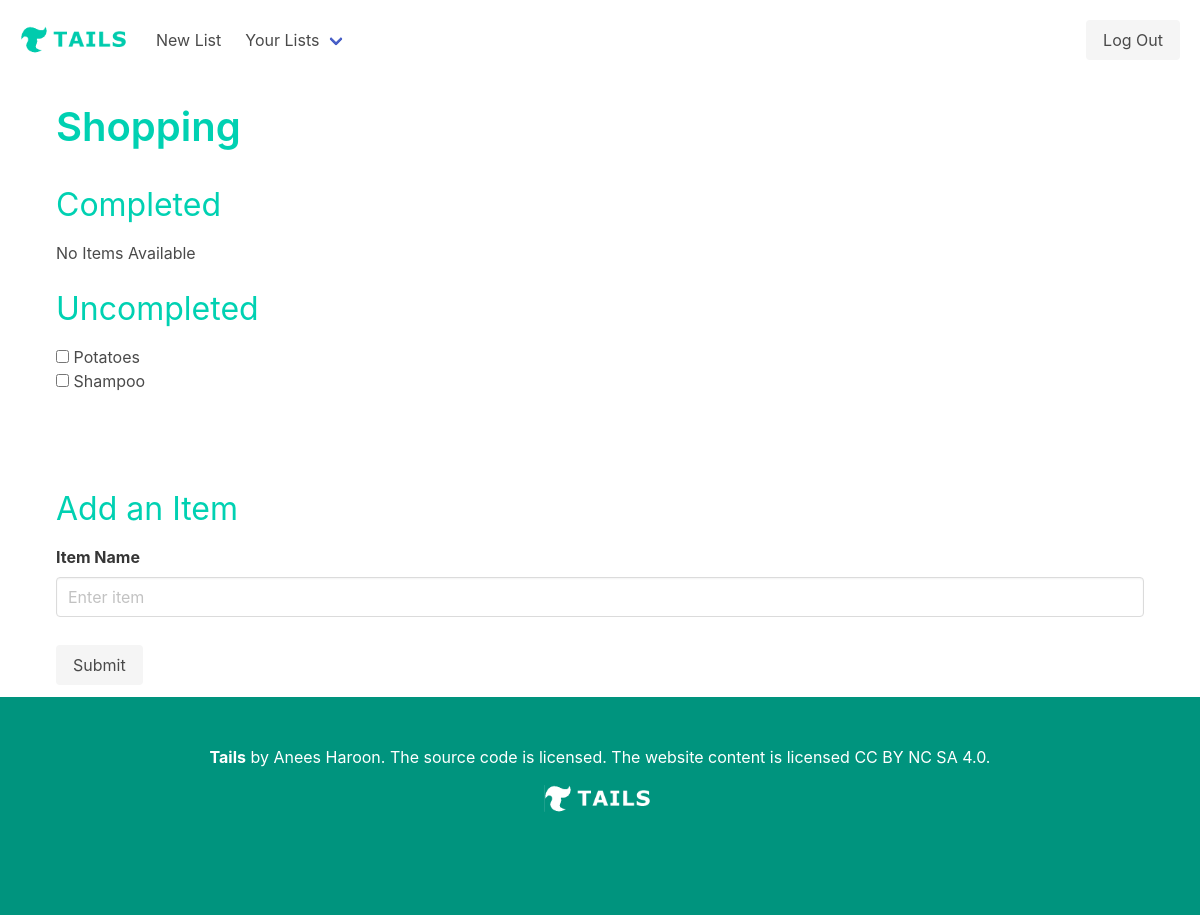
Screenshot of /lists/1/ (signed in) with the database file from the repository.
### db_schema.py (models this page shows, shortened)
class List(db.Model):
    __tablename__='lists'
    id = db.Column(db.Integer, primary_key=True)
    name = db.Column(db.Text())
    user_id = db.Column(db.Integer)  # this ought to be a "foreign key"

class ListItem(db.Model):
    __tablename__='items'
    id = db.Column(db.Integer, primary_key=True)
    name = db.Column(db.Text())
    completed = db.Column(db.Boolean())
    list_id = db.Column(db.Integer)  # this ought to be a "foreign key"

### lab.py (the view)
@app.route('/lists/<int:list_id>/', methods = ['GET', 'POST'])
def showlist(list_id):
    if current_user.is_authenticated:
        list = List.query.get_or_404(list_id)
        if list.id != current_user.id:
            return "Error: You do not have access"
        else:
            lists = List.query.filter_by(user_id=current_user.id).all()
            listItems = ListItem.query.filter_by(list_id=list_id).all()
            completed = ListItem.query.filter_by(list_id=list_id, completed=True).all()
            uncompleted = ListItem.query.filter_by(list_id=list_id, completed=False).all()
            return render_template('list.html', list=list, lists=lists, completed=completed, uncompleted=uncompleted)
    else:
        return "Error: user is not logged in"
    return render_template('list.html', list=list, lists=lists, completed=completed, uncompleted=uncompleted)

### lab.py (called while the page is built)
@login_manager.user_loader
def load_user(user_id):
    return User.query.filter_by(id=user_id).first()

### templates/list.html (shortened to what this page needs)
{% extends 'base.html' %}
{% block content %}
<body class= 'is-flex is-flex-direction-column is-justify-content-space-between'>
    <div class = "px-2 py-3">
        {% include 'components/navbar.html' %}
        <div class = 'my-3 px-6 py-5'>
            <h1 class = 'title has-text-primary is-2'>
                {{list.name}}
            </h1>
        </div>
        <div class = 'px-6 mb-5'>
            <h2 class = 'subtitle has-text-primary is-3 mb-4'>Completed</h2>
            {% for entry in completed %}
                    <input class="checkbox" type="checkbox" value={{entry.id}} checked>
                    {{entry.name}}
                <br>
            {% else %}
                <p>
                    No Items Available
                </p>
            {% endfor %}
        </div>
        <div class = 'px-6'>
            <h2 class = 'subtitle has-text-primary is-3 mb-4'>Uncompleted</h2>
            {% for entry in uncompleted %}
                <input class="checkbox" type="checkbox" value={{entry.id}}>
                {{entry.name}}
            <br>
            {% else %}
                <p>
                    No Items Available
                </p>
            {% endfor %}
        </div>
        <div class = "px-6 mt-6 pt-6">
            <h2 class = 'subtitle has-text-primary is-3 mb-4'>Add an Item</h2>
            <div class="field">
                <label for="listname" class="label">Item Name</label>
                <div class="control">
                    <input class="input" type="text" placeholder="Enter item">
                </div>
            </div>
            <button id = "submit" type='button' class="mt-4 button is-light">Submit</button>
        </div>
    </div>
    {% include 'components/footer.html' %}
</body>
{% endblock %}

### static/css/main.css (style rules this page uses)
html { margin: 0px; height: 100%; width: 100%; }
body { margin: 0px; min-height: 100%; width: 100%; }

### rows the page displays
List: name "Shopping"
ListItem: name "Potatoes"
ListItem: name "Shampoo"
